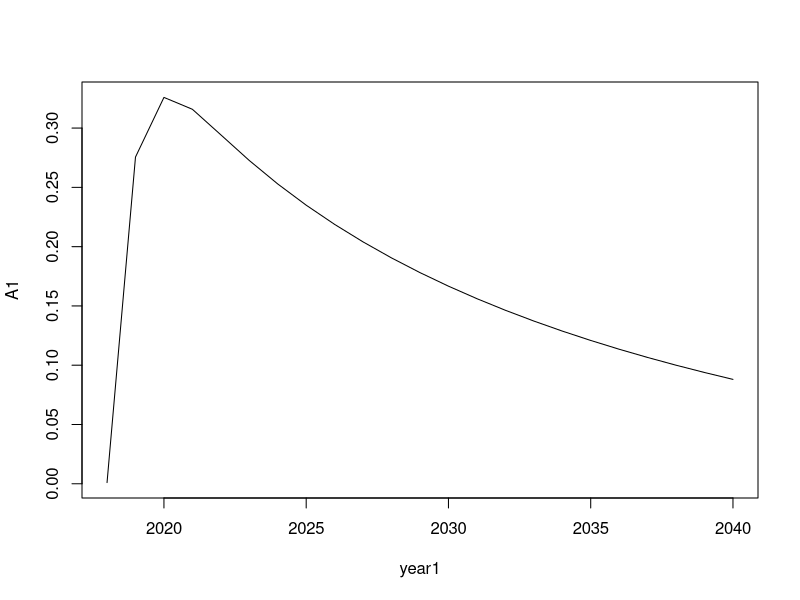
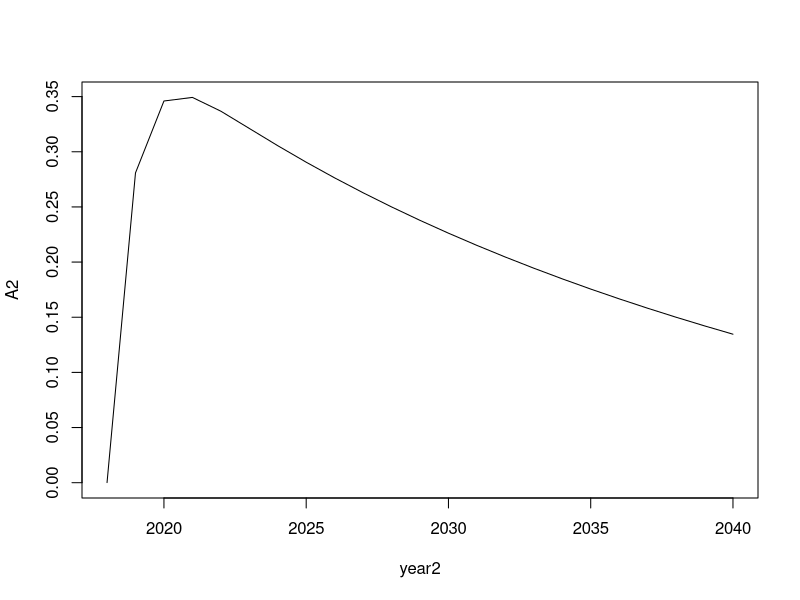
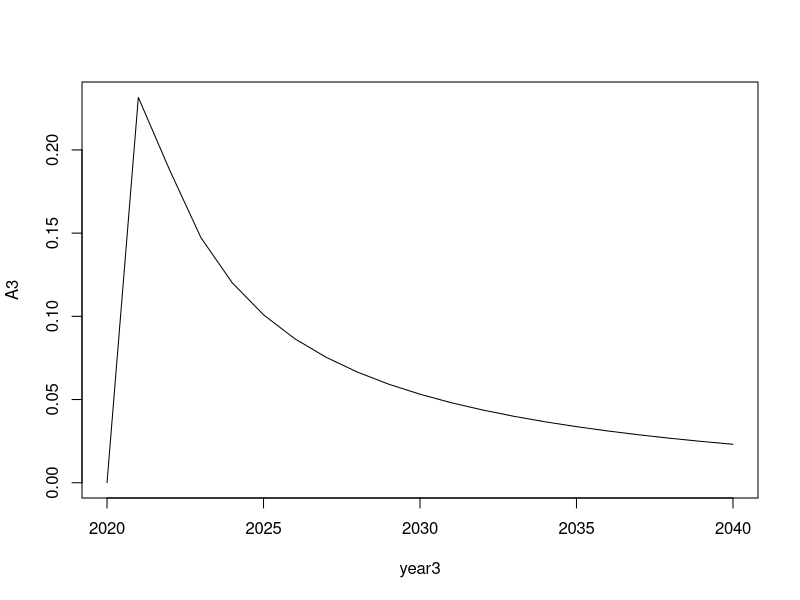
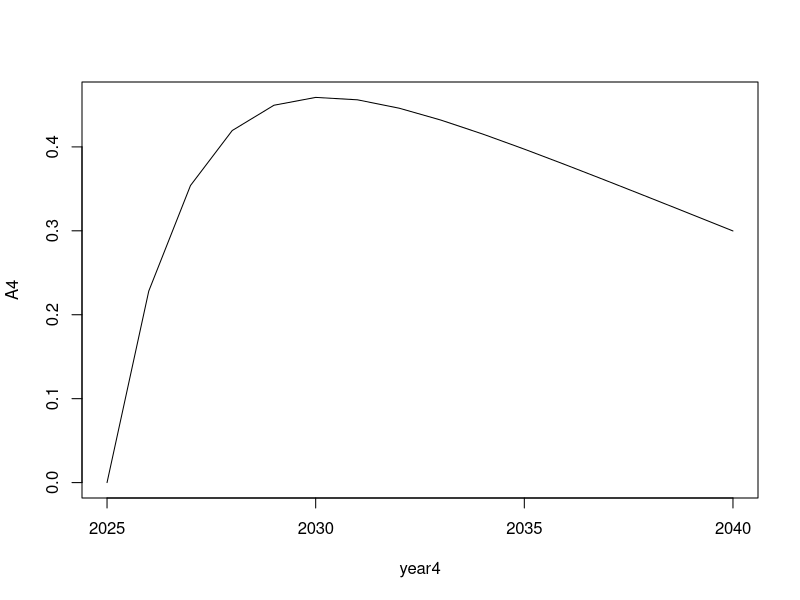
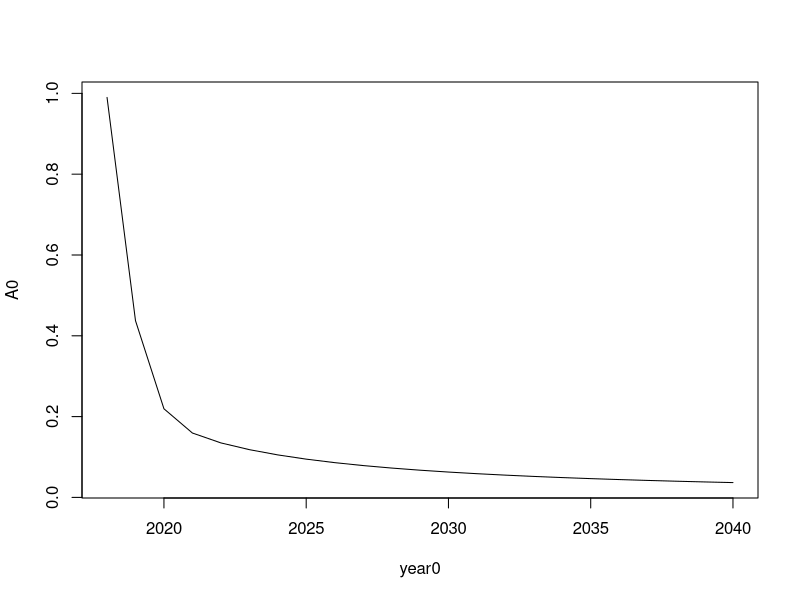
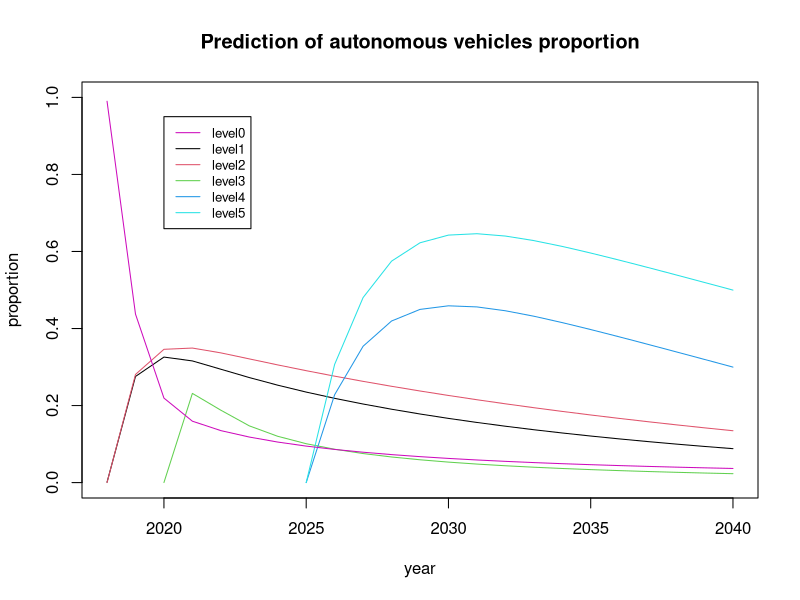

The R script that drew these images, in order:


A2018_level1=0.1/100
year1=c(2018:2040)
t1=year1-2018
h1=seq(from =0.5,by=-0.01,length.out=length(t1))
r1=seq(from=0.7,by=0.1,length.out=length(t1))
A1=h1/(h1+r1)+(A2018_level1-h1/(h1+r1))*exp(-(h1+r1)*t1)
A1=cbind(year1,A1)
plot(A1,type='l')


A2018_level2=0.01/100
year2=c(2018:2040)
t2=year2-2018
h2=seq(from =0.5,by=-0.01,length.out=length(t2))
r2=seq(from=0.7,by=0.05,length.out=length(t2))
A2=h2/(h2+r2)+(A2018_level2-h2/(h2+r2))*exp(-(h2+r2)*t2)
A2=cbind(year2,A2)
plot(A2,type='l')



A2020_level3=0.01/100
year3=c(2020:2040)
t3=year3-2020
h3=seq(from =0.6,by=-0.01,length.out=length(t3))
r3=seq(from=0.9,by=0.8,length.out=length(t3))
A3=h3/(h3+r3)+(A2020_level3-h3/(h3+r3))*exp(-(h3+r3)*t3)
A3=cbind(year3,A3)
plot(A3,type='l')

A2025_level4=0.001/100
year4=c(2025:2040)
t4=year4-2025
h4=seq(from =0.3,by=-0.01,length.out=length(t4))
r4=seq(from=0.2,by=0.01,length.out=length(t4))
A4=h4/(h4+r4)+(A2025_level4-h4/(h4+r4))*exp(-(h4+r4)*t4)
A4=cbind(year4,A4)
plot(A4,type='l')

A2025_level5=0.001/100
year5=c(2025:2040)
t5=year5-2025
h5=seq(from =0.4,by=-0.01,length.out=length(t5))
r5=seq(from=0.1,by=0.01,length.out=length(t5))
A5=h5/(h5+r5)+(A2025_level5-h5/(h5+r5))*exp(-(h5+r5)*t5)
A5=cbind(year5,A5)

A2018_level0=0.99
year0=c(2018:2040)
t0=year0-2018
h0=seq(from =0.3,by=-0.001,length.out=length(t0))
r0=seq(from=0.7,by=0.3,length.out=length(t0))
A0=h0/(h0+r0)+(A2018_level0-h0/(h0+r0))*exp(-(h0+r0)*t0)
A0=cbind(year0,A0)
plot(A0,type='l')

plot(A1,type='l',col=1,ylim=c(0,1),xlab="year",ylab="proportion",main="Prediction of autonomous vehicles proportion")
lines(A2,type='l',col=2)
lines(A3,type='l',col=3)
lines(A4,type='l',col=4)
lines(A5,type='l',col=5)
lines(A0,type='l',col=6)
legend(2020,0.95,legend=c("level0","level1", "level2","level3", "level4","level5"),col=c(6,1:5), lty=1, cex=0.8)
